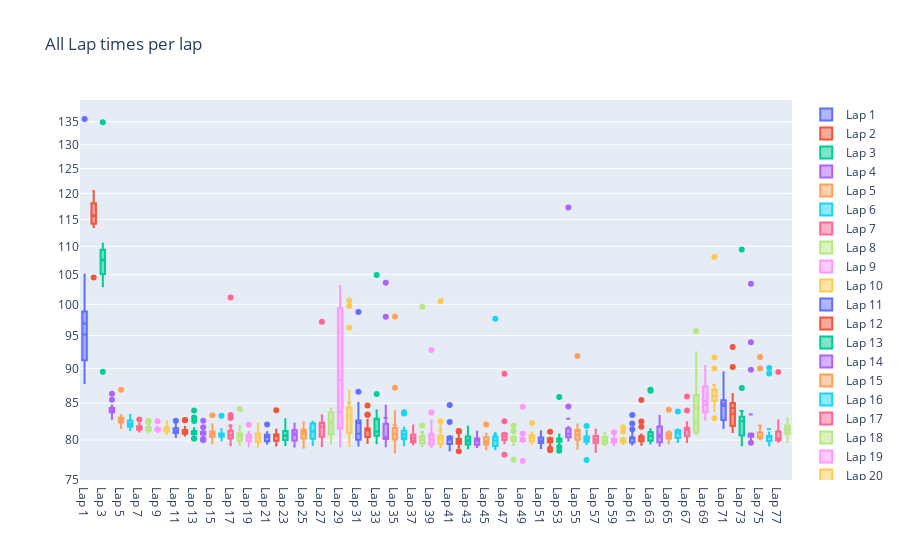

The notebook cell saved with this chart:
### Markdown cell above
Shows all the times from drivers per lap

Determining if average is a good measure, since some laps drivers take pit stop, or a car might malfunction, etc... alot of factors can affect the average of a lap time

### Code cell
fig = go.Figure()
for col in working_df.columns[1:]:
    fig.add_trace(go.Box(y=working_df[col].values.tolist(), name=col, boxmean=True))
    fig.update_layout(title='All Lap times per lap')
fig.update_yaxes(type="log")
fig.show()
